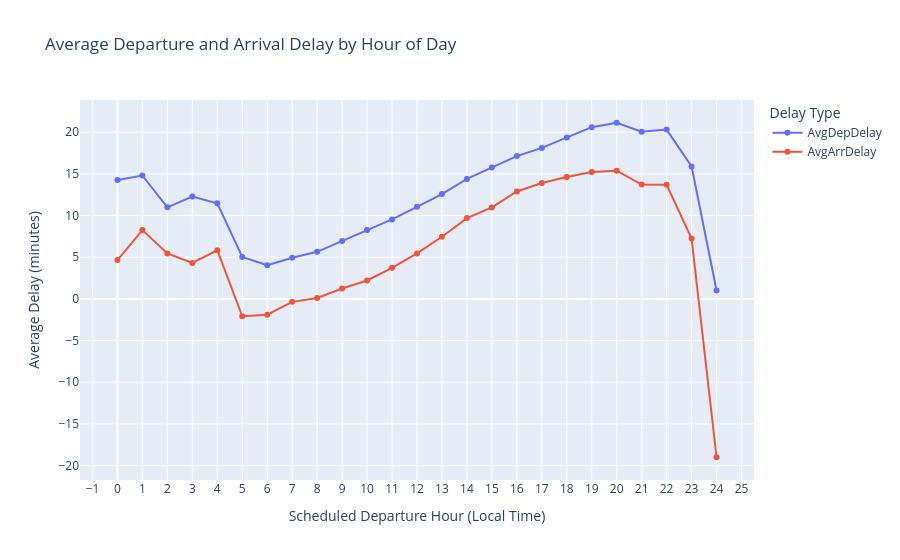

Here is the notebook cell this chart was saved with:
### Markdown cell above
#### Average Delay by Hour of Day
Goal: Understand how flight delays vary throughout the day — from early morning departures to late-night flights — to detect daily congestion or cascading delay effects.

### Code cell
from pyspark.sql import functions as F
import plotly.express as px

# Extract scheduled departure hour (0–23) from CRSDepTime
df = df.withColumn("DepHour", (F.col("CRSDepTime") / 100).cast("int"))

# Compute average departure and arrival delays per hour
avg_delay_by_hour = (
    df.groupBy("DepHour")
      .agg(
          F.avg("DepDelay").alias("AvgDepDelay"),
          F.avg("ArrDelay").alias("AvgArrDelay"),
          F.count("*").alias("FlightCount")
      )
      .orderBy("DepHour")
)

# Convert to Pandas for plotting
avg_delay_hour_pdf = avg_delay_by_hour.toPandas()

# Plot the trends
fig = px.line(
    avg_delay_hour_pdf,
    x="DepHour",
    y=["AvgDepDelay", "AvgArrDelay"],
    markers=True,
    title="Average Departure and Arrival Delay by Hour of Day",
    labels={
        "DepHour": "Scheduled Departure Hour (Local Time)",
        "value": "Average Delay (minutes)",
        "variable": "Delay Type"
    }
)
fig.update_layout(xaxis=dict(dtick=1))
fig.show()

### Figure 1 — Plotly figure (JSON) as saved in the notebook; plotly's stock layout.template omitted (floating-point values rounded to 4 significant figures)
{"data": [{"hovertemplate": "Delay Type=AvgDepDelay<br>Scheduled Departure Hour (Local Time)=%{x}<br>Average Delay (minutes)=%{y}<extra></extra>", "legendgroup": "AvgDepDelay", "line": {"color": "#636efa", "dash": "solid"}, "marker": {"symbol": "circle"}, "mode": "lines+markers", "name": "AvgDepDelay", "orientation": "v", "showlegend": true, "type": "scatter", "x": [0, 1, 2, 3, 4, 5, 6, 7, 8, 9, 10, 11, 12, 13, 14, 15, 16, 17, 18, 19, 20, 21, 22, 23, 24], "xaxis": "x", "y": [14.28, 14.81, 10.98, 12.27, 11.47, 5.031, 4.044, 4.933, 5.644, 6.934, 8.278, 9.539, 11.04, 12.57, 14.39, 15.76, 17.13, 18.12, 19.36, 20.6, 21.13, 20.05, 20.31, 15.89, 1.0], "yaxis": "y"}, {"hovertemplate": "Delay Type=AvgArrDelay<br>Scheduled Departure Hour (Local Time)=%{x}<br>Average Delay (minutes)=%{y}<extra></extra>", "legendgroup": "AvgArrDelay", "line": {"color": "#EF553B", "dash": "solid"}, "marker": {"symbol": "circle"}, "mode": "lines+markers", "name": "AvgArrDelay", "orientation": "v", "showlegend": true, "type": "scatter", "x": [0, 1, 2, 3, 4, 5, 6, 7, 8, 9, 10, 11, 12, 13, 14, 15, 16, 17, 18, 19, 20, 21, 22, 23, 24], "xaxis": "x", "y": [4.661, 8.255, 5.454, 4.321, 5.835, -2.085, -1.899, -0.3543, 0.1019, 1.242, 2.208, 3.724, 5.46, 7.456, 9.695, 10.97, 12.89, 13.91, 14.63, 15.23, 15.38, 13.72, 13.69, 7.231, -19.0], "yaxis": "y"}], "layout": {"legend": {"title": {"text": "Delay Type"}, "tracegroupgap": 0}, "title": {"text": "Average Departure and Arrival Delay by Hour of Day"}, "xaxis": {"anchor": "y", "domain": [0, 1], "dtick": 1, "title": {"text": "Scheduled Departure Hour (Local Time)"}}, "yaxis": {"anchor": "x", "domain": [0, 1], "title": {"text": "Average Delay (minutes)"}}}}
